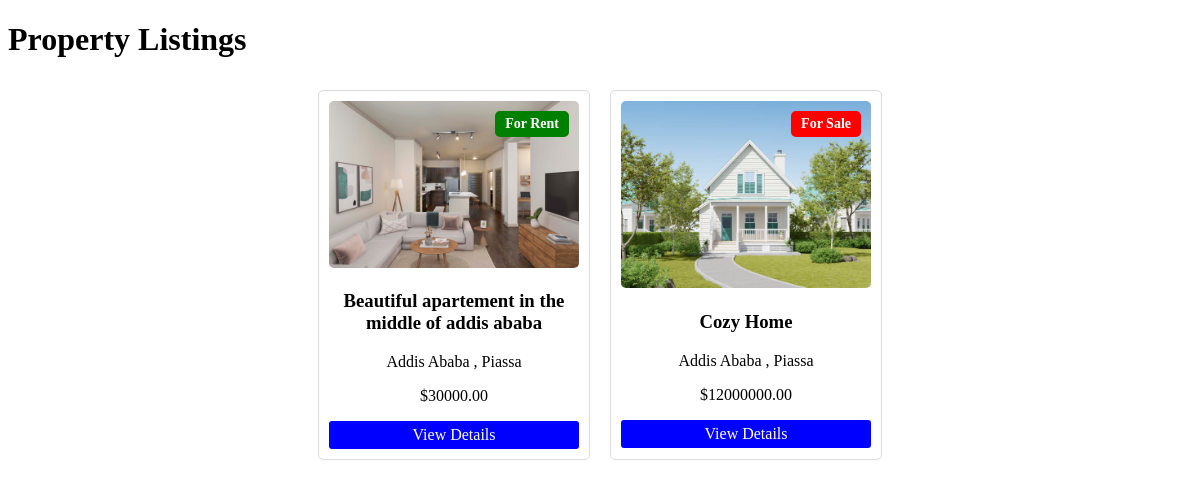
/properties/, run on an earlier commit of the app's database.
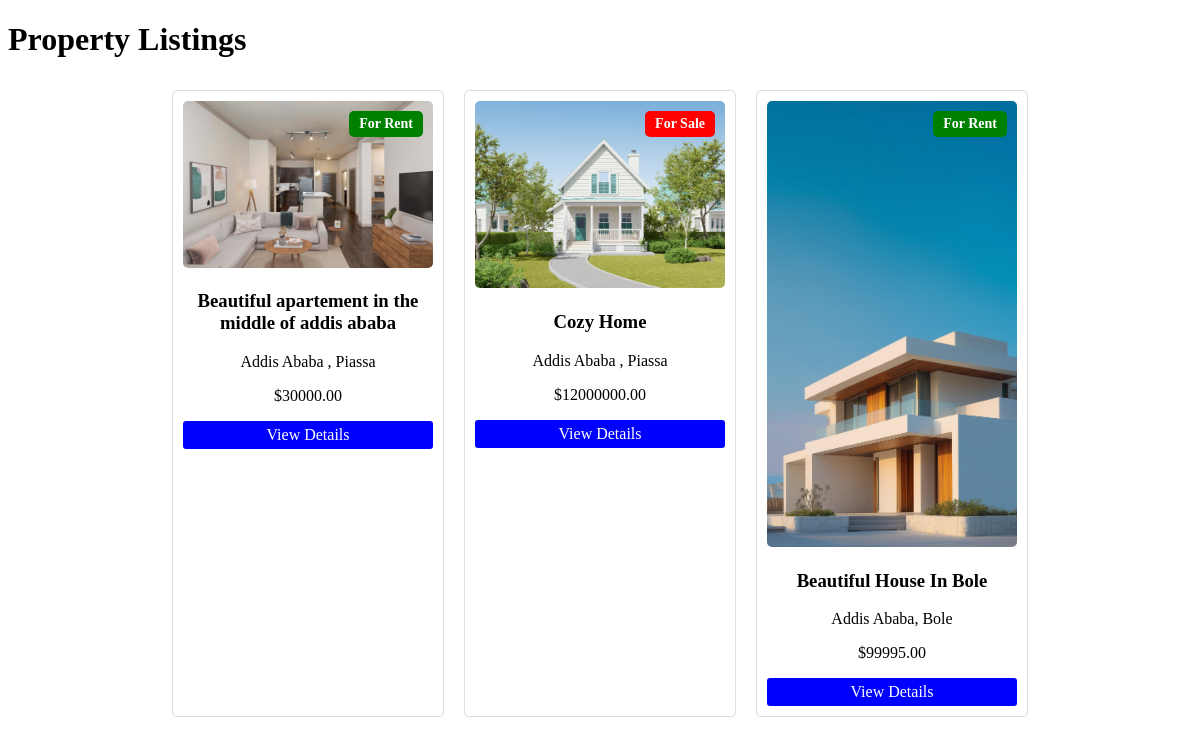
And on a later commit of the database.
### properties/models.py (models this page shows, shortened)
class Property(models.Model):
    PROPERTY_TYPES = [
        ('house', 'House'),
        ('apartment', 'Apartment'),
        ('office', 'Office'),
        ('shop', 'Shop'),
    ]
    STATUS_CHOICES = [
        ('sale', 'For Sale'),
        ('rent', 'For Rent')
    ]
    owner = models.ForeignKey(User, on_delete=models.CASCADE, default=get_default_owner, related_name="properties")
    title = models.CharField(max_length=200)
    description = models.TextField()
    property_type = models.CharField(max_length=20, choices=PROPERTY_TYPES)
    location = models.CharField(max_length=255)
    price = models.DecimalField(max_digits=10, decimal_places=2)
    status = models.CharField(max_length=10, choices=STATUS_CHOICES, default='sale')
    listed_at = models.DateTimeField(auto_now_add=True)

class PropertyImage(models.Model):
    property = models.ForeignKey(Property, on_delete=models.CASCADE, related_name="images")
    image = models.ImageField(upload_to="property_images/")

### properties/views.py (the view)
# urls.py: path('properties/', property_list, name='property_list'),
def property_list(request):
    properties = Property.objects.all()
    return render(request, 'properties/property_list.html', {'properties': properties})

### delala/cors.py (called while the page is built)
    def __call__(self, request):
        origin = request.headers.get("Origin")
        if request.method == "OPTIONS" and origin in ALLOWED_ORIGINS:
            response = HttpResponse()
            self._apply_cors(response, origin)
            return response
        response = self.get_response(request)
        if origin in ALLOWED_ORIGINS:
            self._apply_cors(response, origin)
        return response

### properties/templates/properties/property_list.html (shortened to what this page needs)
<!DOCTYPE html>
<html lang="en">
<head>
</head>
<body>
  <h1>Property Listings</h1>
  <div class="property-list">
    {% for property in properties %}
      <div class="property-card">
        <div class="property-image-container">
          {% if property.images.all %}
            <img src="{{ property.images.first.image.url }}" alt="Property Image">
          {% else %}
            <p>No image available</p>
          {% endif %}
          <span class="property-status {{ property.status }}">{{ property.get_status_display }}</span>
        </div>
        <h3>{{ property.title }}</h3>
        <p>{{ property.location }}</p>
        <p>${{ property.price }}</p>
        <a href="{% url 'property_detail' property.id %}" class="details-button">View Details</a>
      </div>
    {% endfor %}
  </div>
</body>
</html>

### properties/templates/properties/property_list.html (style rules this page uses)
.property-card { position: relative; border: 1px solid #ddd; padding: 10px; border-radius: 5px; text-align: center; width: 250px; display: inline-block; margin: 10px; }
.property-image-container { position: relative; width: 100%; }
.property-image-container img { width: 100%; height: auto; border-radius: 5px; }
.property-status { position: absolute; top: 10px; right: 10px; padding: 5px 10px; border-radius: 5px; font-size: 14px; font-weight: bold; color: white; }
.property-status.sale { background-color: red; }
.property-status.rent { background-color: green; }
.details-button { display: block; margin-top: 10px; padding: 5px 10px; background-color: blue; color: white; text-decoration: none; border-radius: 3px; }
.property-list { display: flex; flex-wrap: wrap; justify-content: center; }

What changed in the data, as far as the page shows it:
added Property: images.first.image (picture), status "For Rent", title "Beautiful House In Bole", location "Addis Ababa, Bole", price "99995.00"
